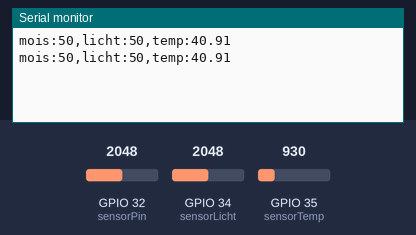
Bench run of a sketch on a simulated ESP32. Shown: the last lines printed to the serial monitor. The inputs (shaded band) are chosen by the test bench; at power-on: GPIO 35 (sensorTemp) = 930, GPIO 32 (sensorPin) = 2048, GPIO 34 (sensorLicht) = 2048.

Above: at 1.8 s.
1.9 s: GPIO 35 (sensorTemp) set to 1004
At 2.8 s:
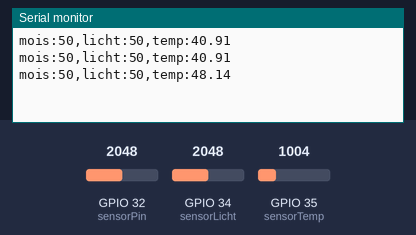
3.4 s: GPIO 32 (sensorPin) set to 2866
At 4.7 s:
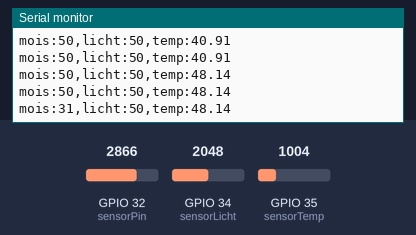
4.9 s: GPIO 34 (sensorLicht) set to 2866
At 5.8 s:
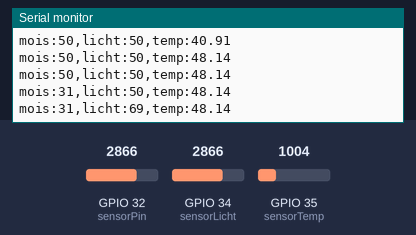
6.4 s: GPIO 35 (sensorTemp) set to 1069
At 7.7 s:
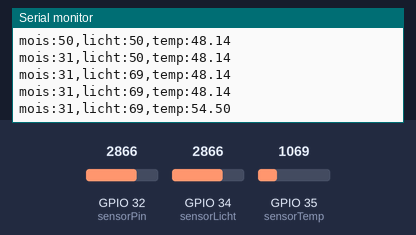
7.9 s: GPIO 32 (sensorPin) set to 3603
At 8.6 s:
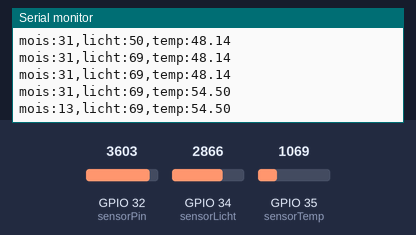
9.4 s: GPIO 34 (sensorLicht) set to 3603
At 10.8 s:
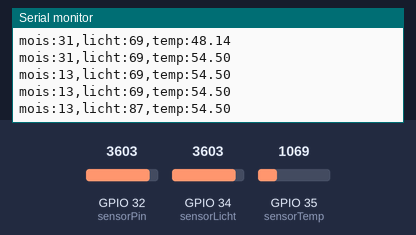
Timing chart, 0 to 11.9 s (numbered marks = the images above; inputs shaded):
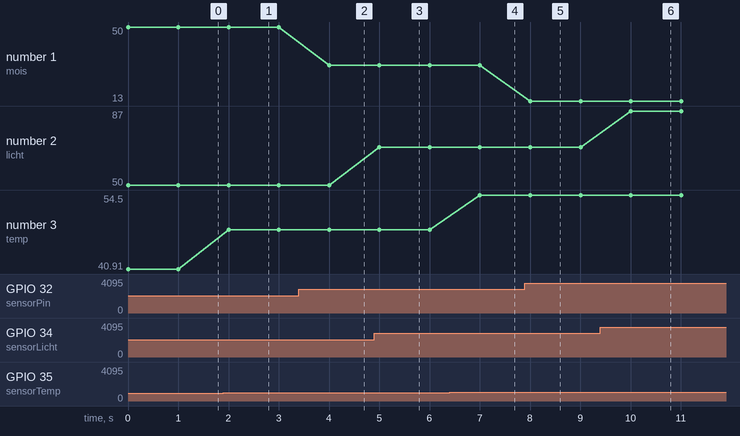

Measured:
- after the input at 1.9 s, the serial monitor: prints a new line after 0.10 s (image 1)
- after the input at 3.4 s, the serial monitor: prints a new line after 0.60 s (image 2)
- after the input at 4.9 s, the serial monitor: prints a new line after 0.10 s (image 3)
- after the input at 6.4 s, the serial monitor: prints a new line after 0.60 s (image 4)
- after the input at 7.9 s, the serial monitor: prints a new line after 0.10 s (image 5)
- after the input at 9.4 s, the serial monitor: prints a new line after 0.61 s (image 6)
- plotted number 1: 50 → 31 after the input at 3.4 s, 31 → 13 after the input at 7.9 s
- plotted number 2: 50 → 69 after the input at 4.9 s, 69 → 87 after the input at 9.4 s

The sketch:

test.ino
```cpp
// Sensor pins pin D6 LED output, pin A0 analog Input
#define sensorPin 32 //D32
#define sensorLicht 34 //D34
#define sensorTemp 35 //D35

void setup() {
  Serial.begin(9600);
  pinMode(sensorPin, INPUT);
  pinMode(sensorLicht, INPUT);
  pinMode(sensorTemp, INPUT);
}


void loop() {
  Serial.print("mois:");
  Serial.print(map(analogRead(sensorPin), 0, 4095, 100, 0));
  Serial.print(",");
  Serial.print("licht:");
  Serial.print(map(analogRead(sensorLicht), 0, 4095, 0, 100));
  Serial.print(",");
  Serial.print("temp:");
  int sensorVal = analogRead(sensorTemp);
  float voltage = sensorVal / 1023.0;
  float temperature = (voltage - 0.5) * 100;
  Serial.println(temperature);
  delay(1000);
}
```
